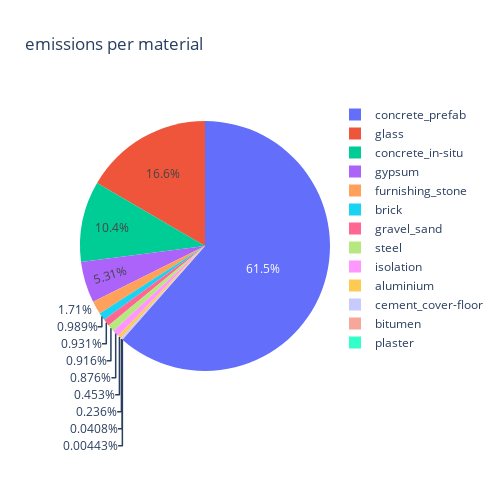

Source (notebook cell):
### Code cell
data = model.datacollector.get_model_vars_dataframe()
df = data.copy()
df = df[['emissions_per_material']]
df = df.explode('emissions_per_material').reset_index(names='step')
df = df.rename(columns={'emissions_per_material': 'material'})
df = df.dropna()
def get_emissions(row): 
    emissions_dict = data.iloc[row.step].emissions_per_material
    row['emissions'] = emissions_dict[row.material]
    return row
df = df.apply(lambda row: get_emissions(row), axis=1)

dfAdd = df[df.step == 1]
dfAdd.step = 0
dfAdd.emissions = 0
df = pd.concat([dfAdd, df])
df.step = df.step.map(lambda x: x + 2023)
df.rename(columns={'step': 'year'}, inplace=True)

df = df[df.year == 2028]
df

fig = px.pie(df, values='emissions', names='material', title='emissions per material', height=500, width=500)
fig.show()

### Figure 1 — Plotly figure (JSON) as saved in the notebook; plotly's stock layout.template omitted (floating-point values rounded to 4 significant figures)
{"data": [{"domain": {"x": [0, 1], "y": [0, 1]}, "hovertemplate": "material=%{label}<br>emissions=%{value}<extra></extra>", "labels": ["cement_cover-floor", "concrete_in-situ", "concrete_prefab", "gravel_sand", "brick", "isolation", "glass", "furnishing_stone", "steel", "bitumen", "gypsum", "aluminium", "plaster"], "legendgroup": "", "name": "", "showlegend": true, "type": "pie", "values": [249.4, 11020.0, 64870.0, 982.2, 1043.0, 924.4, 17500.0, 1805.0, 966.2, 43.08, 5607.0, 478.1, 4.673]}], "layout": {"height": 500, "legend": {"tracegroupgap": 0}, "title": {"text": "emissions per material"}, "width": 500}}
